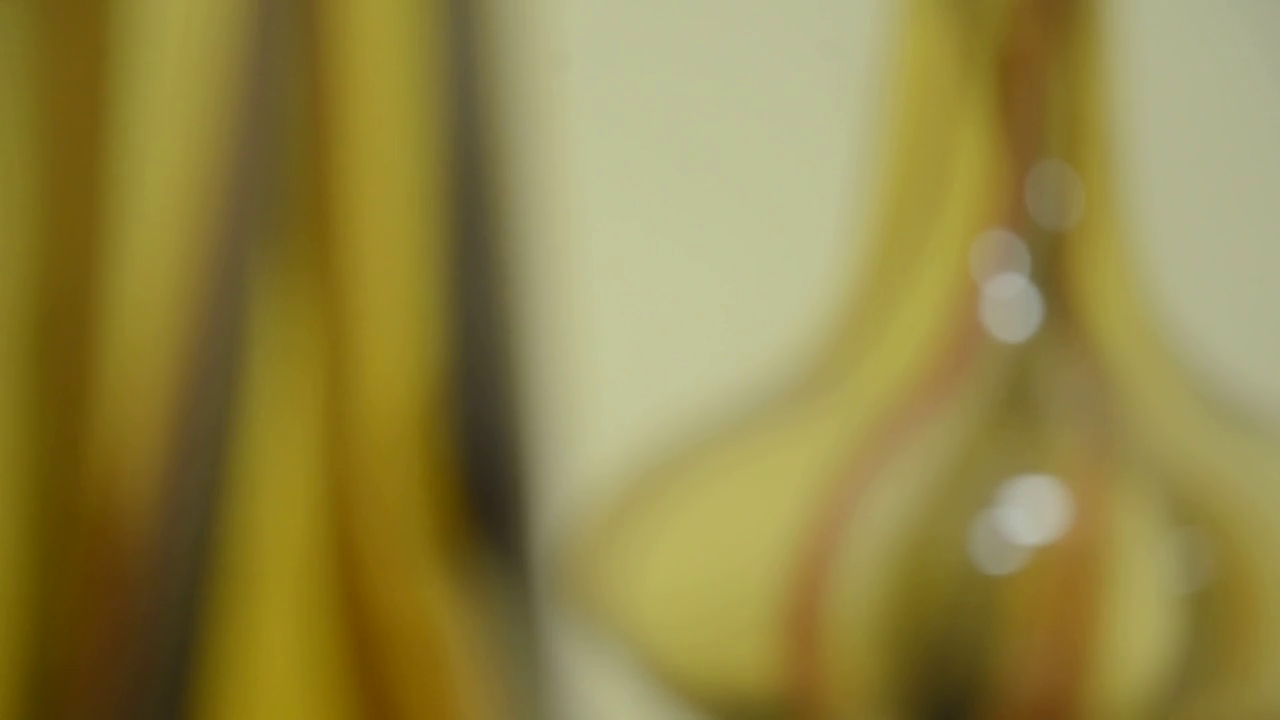
#> input picture frame 20 of Imagens/vasos720p.mp4, 1280 x 720 px
$ python depthoffield.py
#> lines starting #> are read from the running program, lines starting #| are printed output that depends on the picture
#PDI - Unidade 01 - Video
#https://docs.opencv.org/4.x/dd/d43/tutorial_py_video_display.html

#Capitulo 14 - Filtragem no domínio espacial I - Convolução
# Efeito de Profundidade de Campo
import cv2
import numpy as np

fourcc = cv2.VideoWriter_fourcc(*'mp4v')  # Codec para MP4
out = cv2.VideoWriter('imagens/output.mp4', fourcc, 20.0, (1280, 720))

#Filtro laplaciano
laplacian = np.array([[0,-1,0],
                            [-1,4,-1],
                            [0,-1,0]], dtype=np.float32)

#Mascara
mask = np.zeros((3,3), np.float32)
mask = laplacian

cap = cv2.VideoCapture("imagens/vasos720p.mp4")
cap.set(cv2.CAP_PROP_FRAME_WIDTH, 640)
cap.set(cv2.CAP_PROP_FRAME_HEIGHT, 480)
width = cap.get(cv2.CAP_PROP_FRAME_WIDTH)
height = cap.get(cv2.CAP_PROP_FRAME_HEIGHT)

print(f"largura = {width}")
print(f"altura = {height}")
max_y = int(width)
max_x = int(height)

Valores = np.ones((max_x, max_y))
#Matrix para guardar os máximos laplacianos.
MaxLaplaciano = np.zeros((max_x, max_y))
status, frame = cap.read()
#> frame is the input picture: shape (720, 1280, 3); mean B, G, R 69.8, 133.3, 145.9
if not status:
    print("Não foi possivel pegar o quadro do video")
frameOk = np.copy(frame)
n = 0
while cap.isOpened():
    #Captura frame da cena do video
    status, frame = cap.read()
    if not status:
        print("Não foi possivel pegar o quadro do video")
        break
    if n <= 1:
        frameant = np.copy(frame)
        n += 1
    #Converta o frame para tons de cinza.
    framegray = cv2.cvtColor(frame, cv2.COLOR_BGR2GRAY)
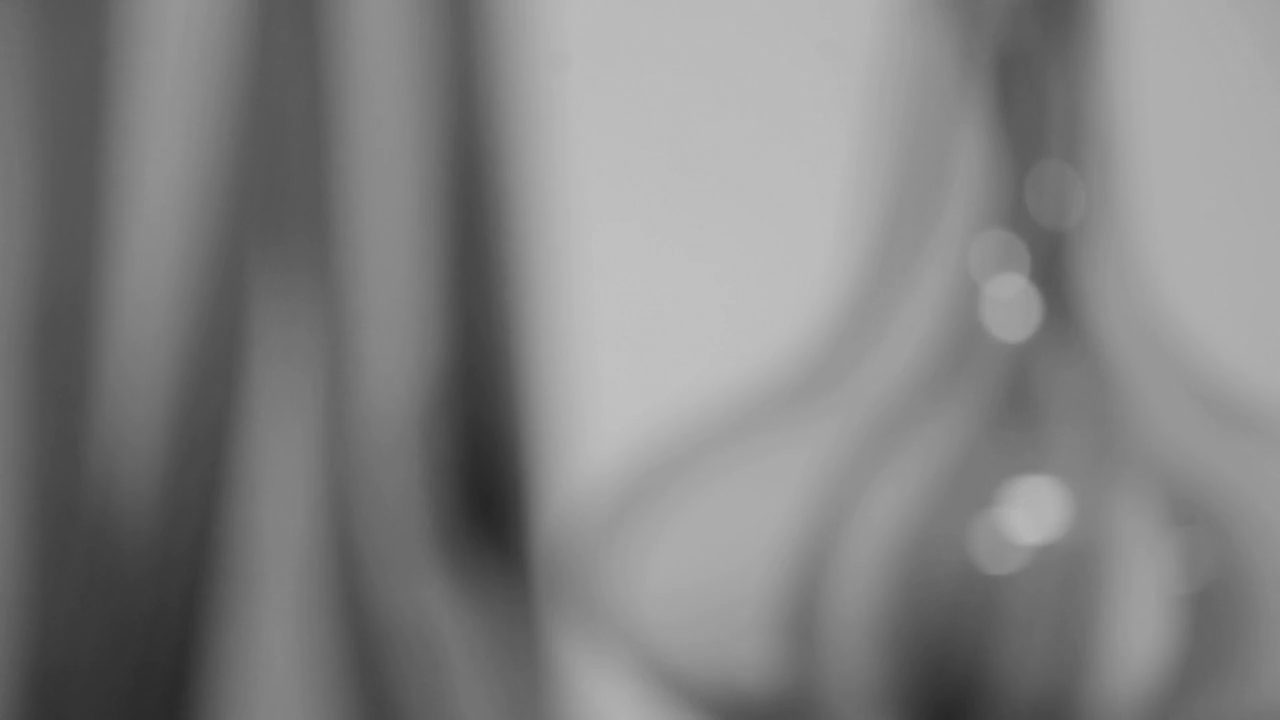
#> framegray: shape (720, 1280); min 38, max 194, mean 129.7
    cv2.imshow('quadro', framegray)

    cv2.imshow("original", framegray)
    frame32f = framegray.astype(np.float32)
    framefiltered = cv2.filter2D(frame32f, -1, mask, anchor=(1, 1))
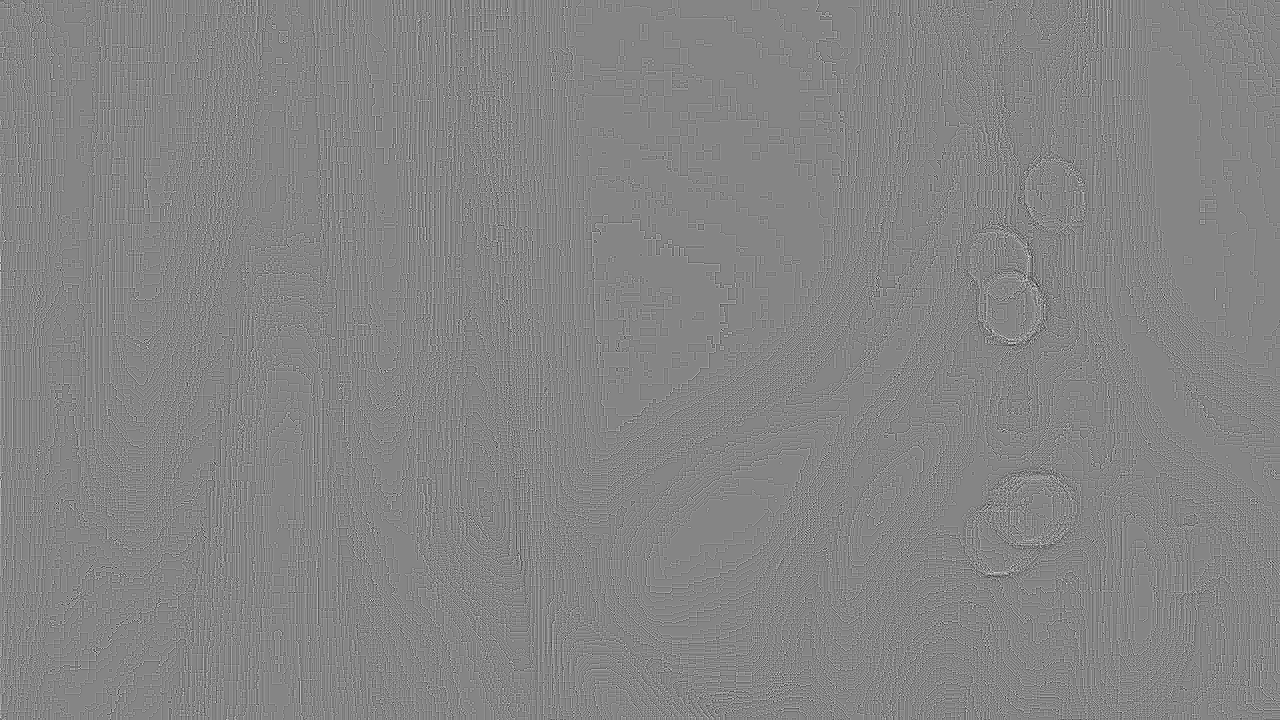
#> framefiltered: shape (720, 1280) float32; min -12, max 11, mean 0.000459; drawn with min black and max white
    Valores = np.copy(framefiltered)

    for i in range(0, max_x):
        for j in range(0, max_y):
            if Valores[i,j] > MaxLaplaciano[i,j]:
                MaxLaplaciano[i,j] = Valores[i,j]
                frameOk[i,j] = frame[i,j]
                frameant = frameOk
            else:
                frameOk = frameant
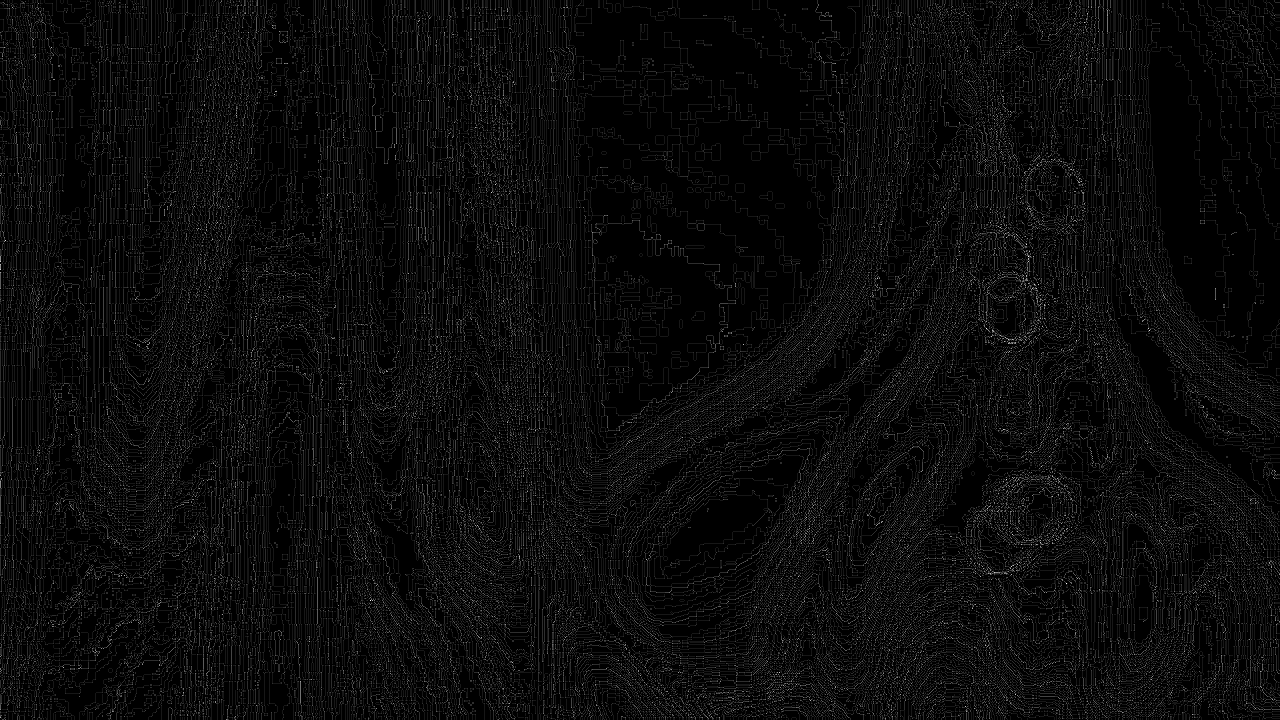
#> MaxLaplaciano: shape (720, 1280) float64; min 0, max 11, mean 0.49; drawn with min black and max white
    cv2.imshow("saida", frameOk)
    dado = cv2.flip(frameOk, 0)
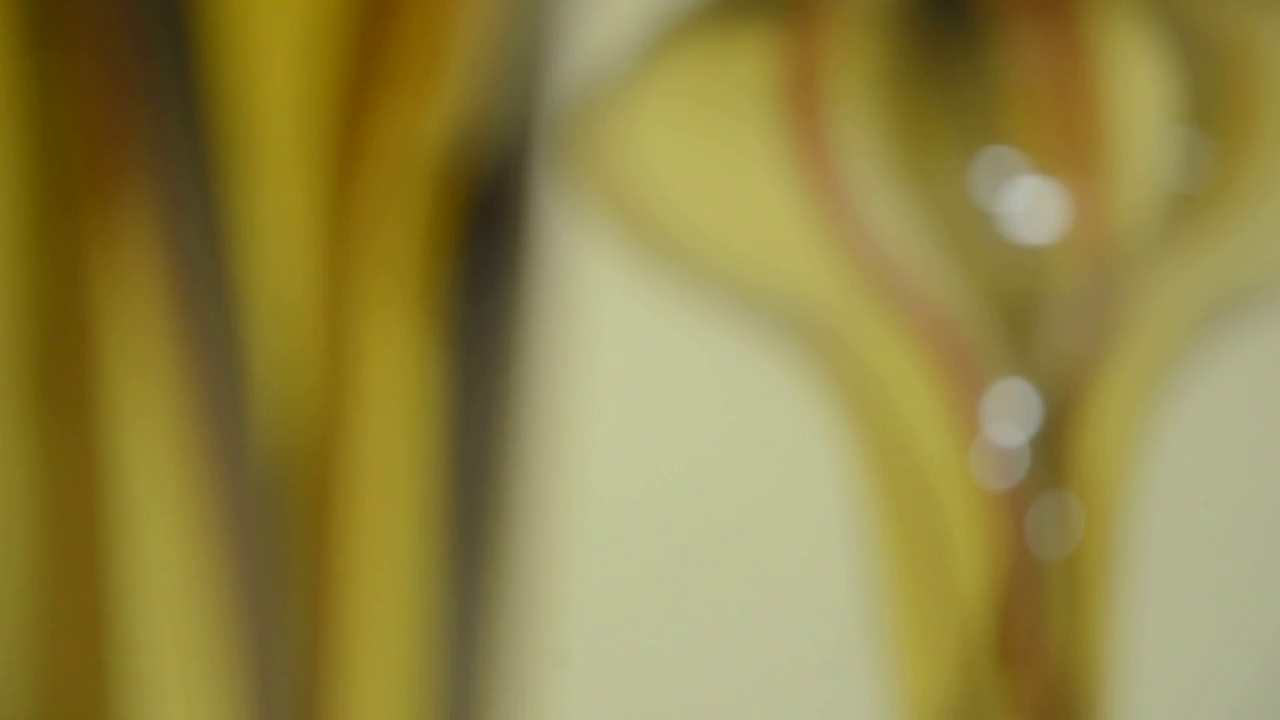
#> dado: shape (720, 1280, 3); mean B, G, R 69.6, 133.3, 145.8

    # write the flipped frame
    out.write(frameOk)

    if cv2.waitKey(1) == ord('q'):
#> (key q is pressed here)
        break

cap.release()
out.release()
cv2.destroyAllWindows()

$ run again, starting later in the video
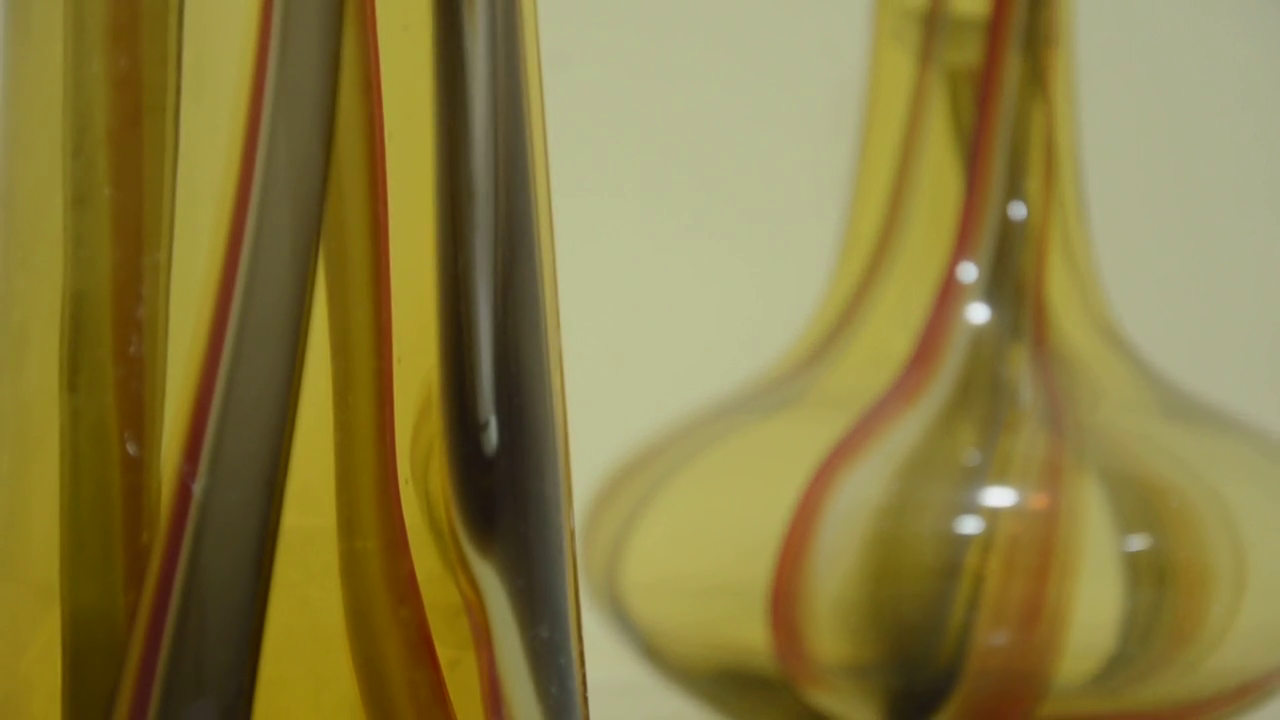
#> input picture frame 92 of Imagens/vasos720p.mp4, 1280 x 720 px
#> frame is the input picture: shape (720, 1280, 3); mean B, G, R 65.3, 124.6, 137.9
#> after the loop `for i in range(0, max_x):`:
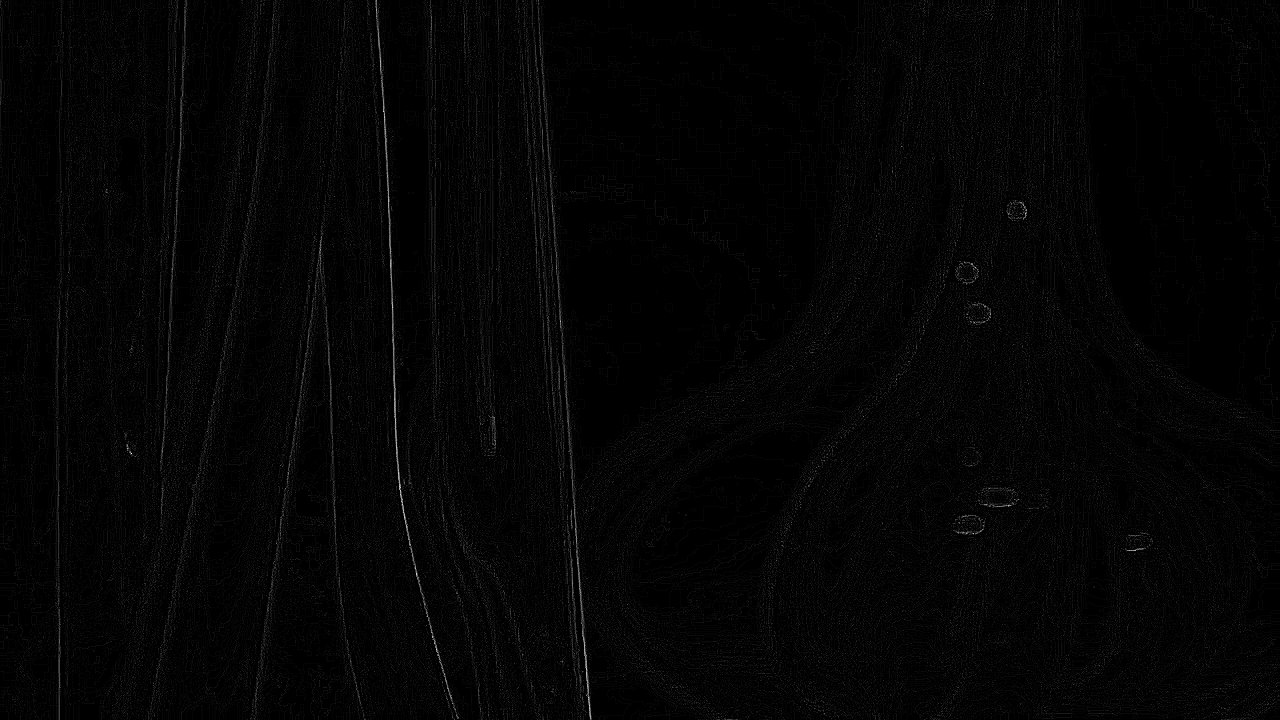
#> MaxLaplaciano: shape (720, 1280) float64; min 0, max 47, mean 0.8; drawn with min black and max white
#> `dado = cv2.flip(frameOk, 0)`:
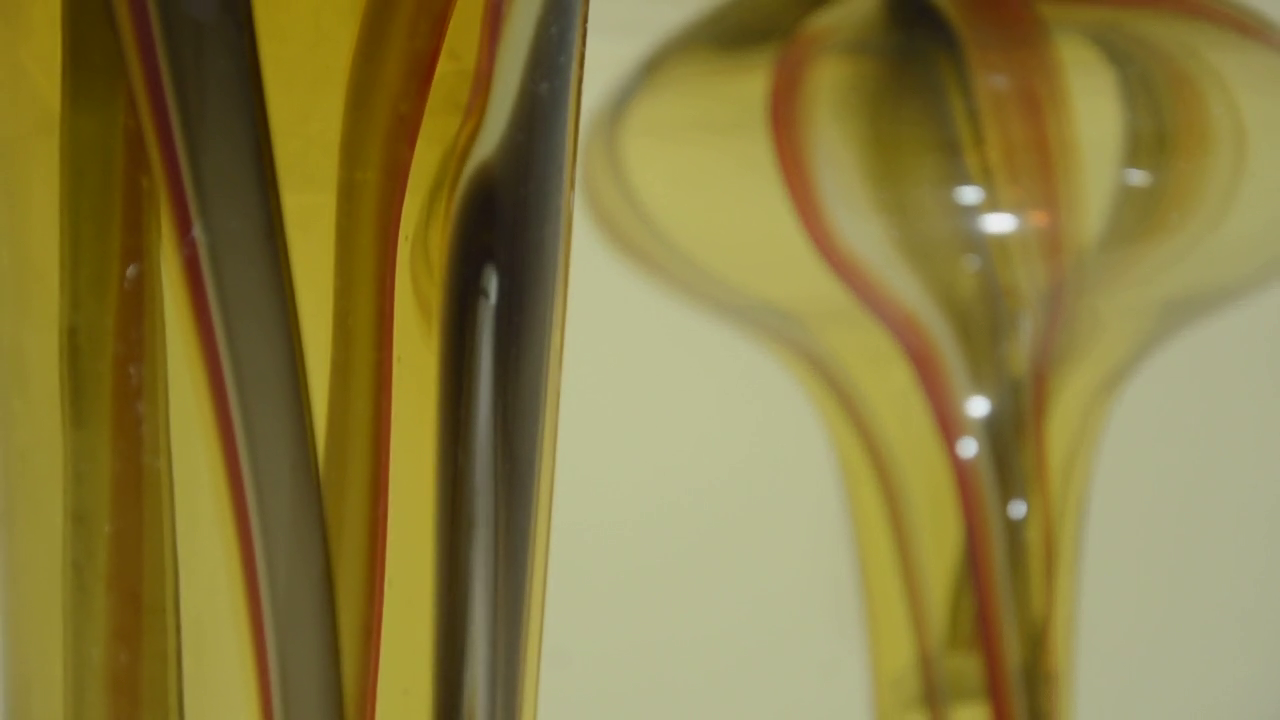
#> dado: shape (720, 1280, 3); mean B, G, R 65.2, 124.6, 137.9

$ run again, starting later in the video
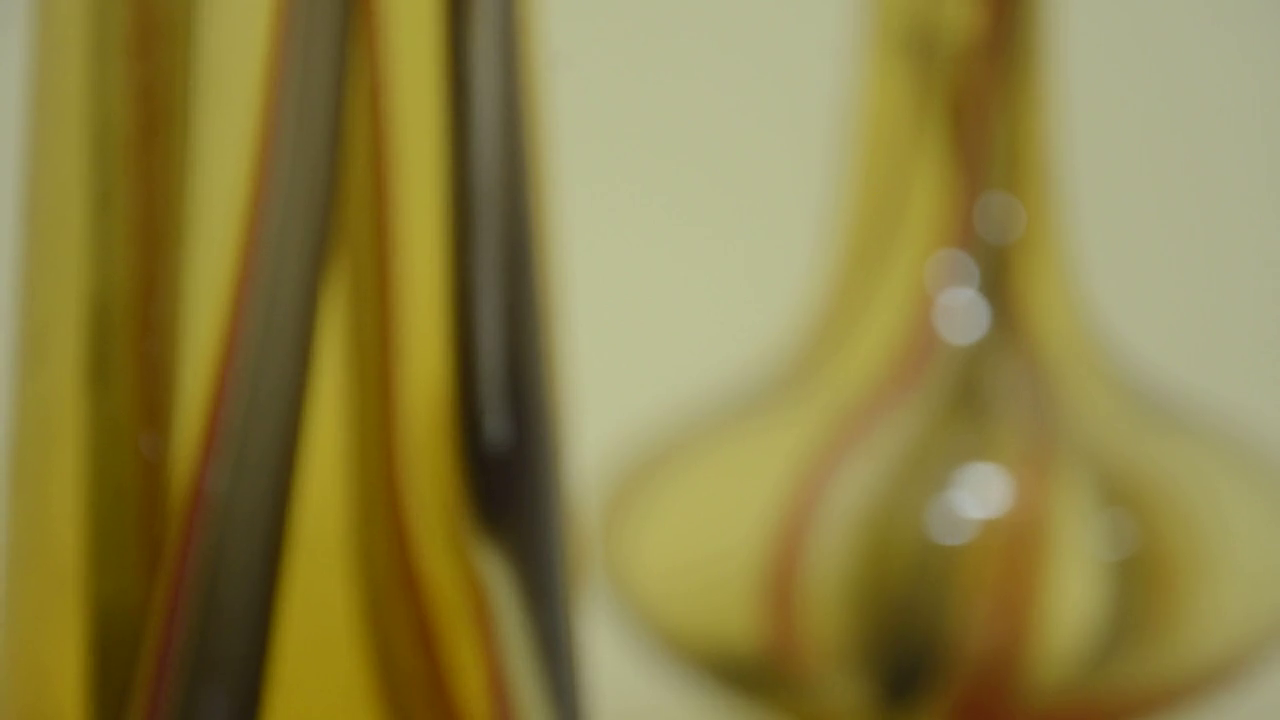
#> input picture frame 164 of Imagens/vasos720p.mp4, 1280 x 720 px
#> frame is the input picture: shape (720, 1280, 3); mean B, G, R 68.4, 128.4, 140.4
#> after the loop `for i in range(0, max_x):`:
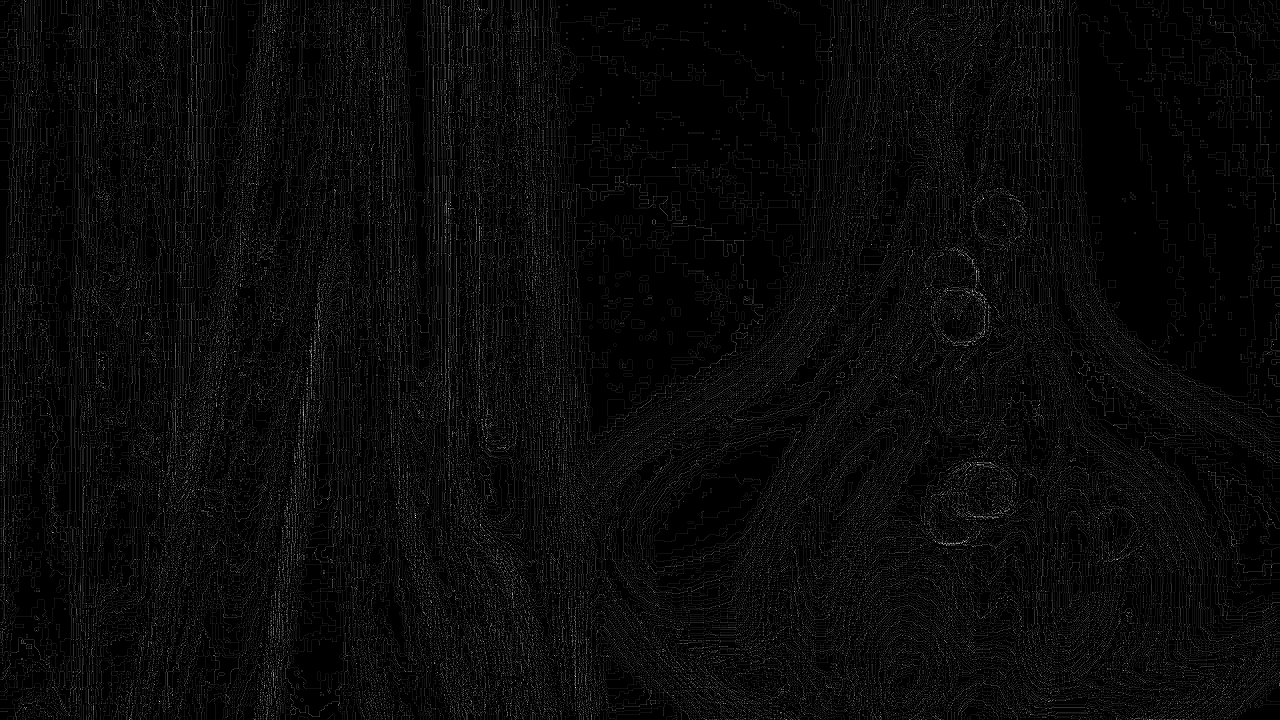
#> MaxLaplaciano: shape (720, 1280) float64; min 0, max 15, mean 0.549; drawn with min black and max white
#> `dado = cv2.flip(frameOk, 0)`:
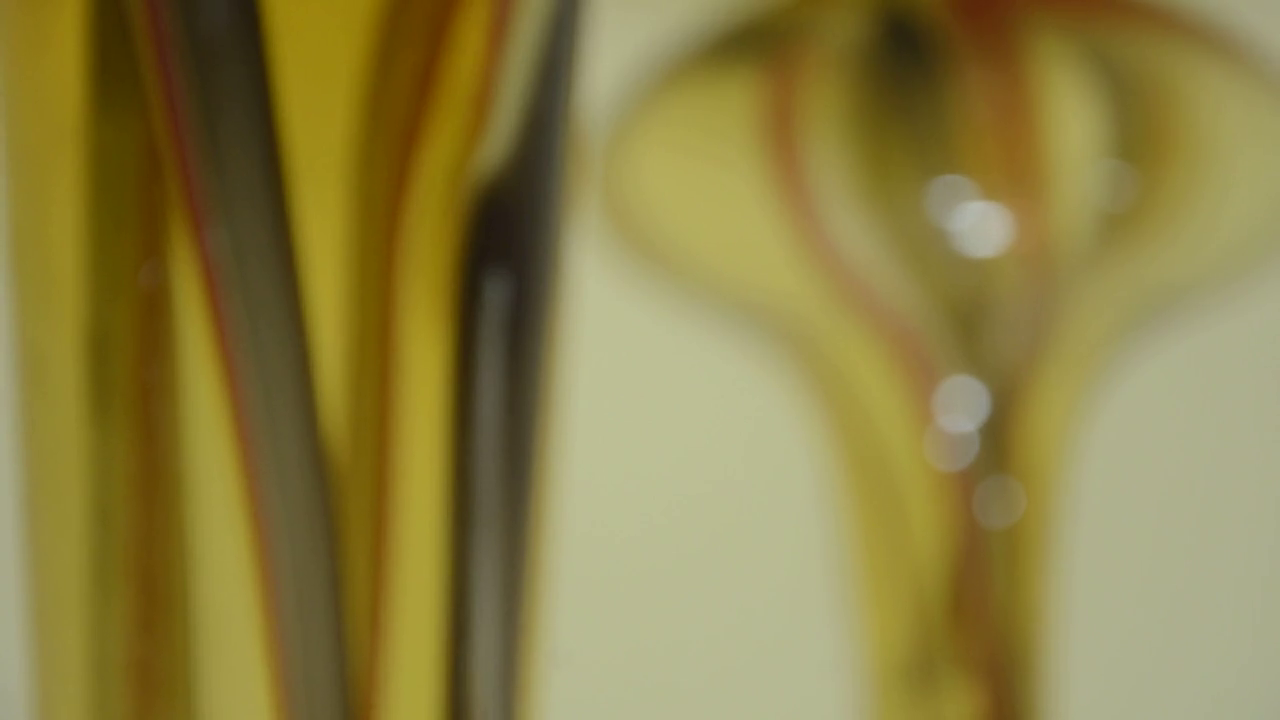
#> dado: shape (720, 1280, 3); mean B, G, R 68.6, 128.5, 140.6
